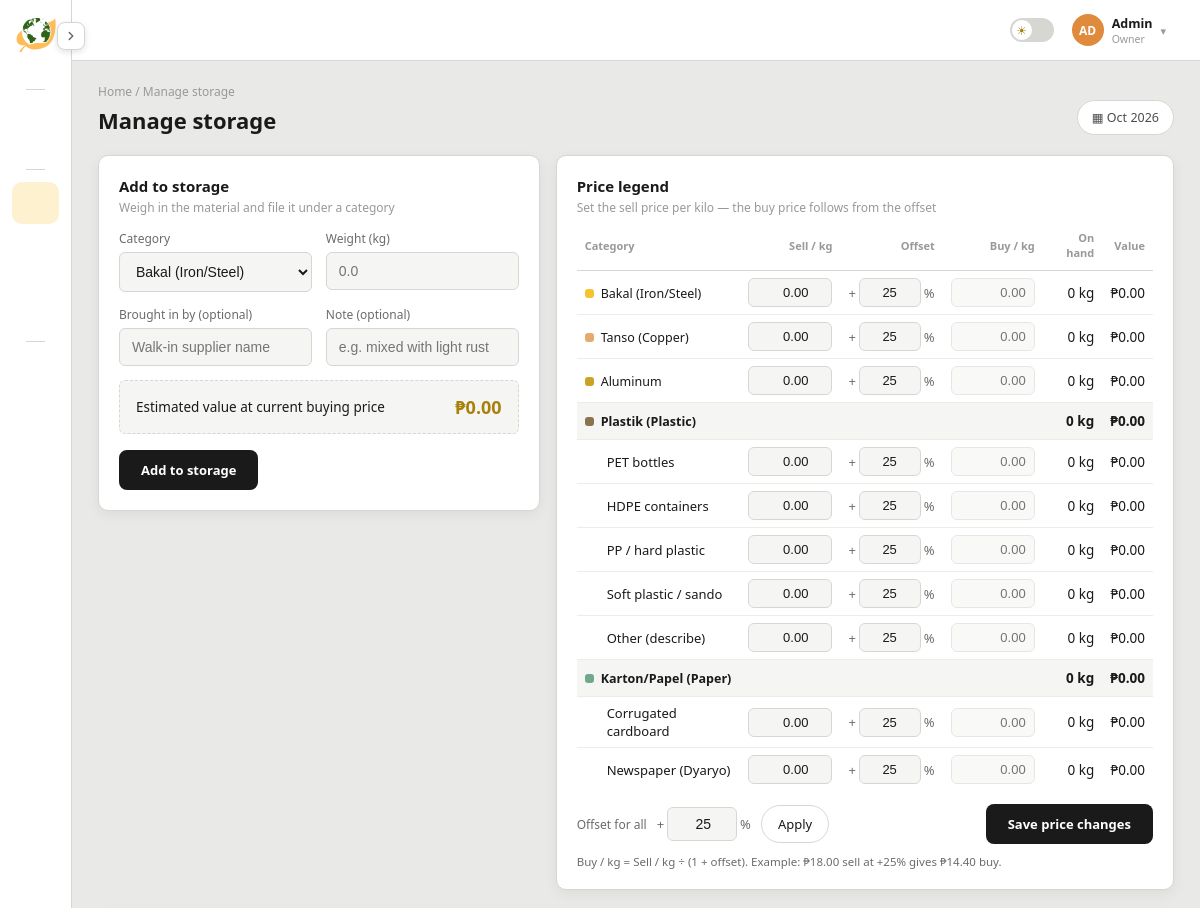
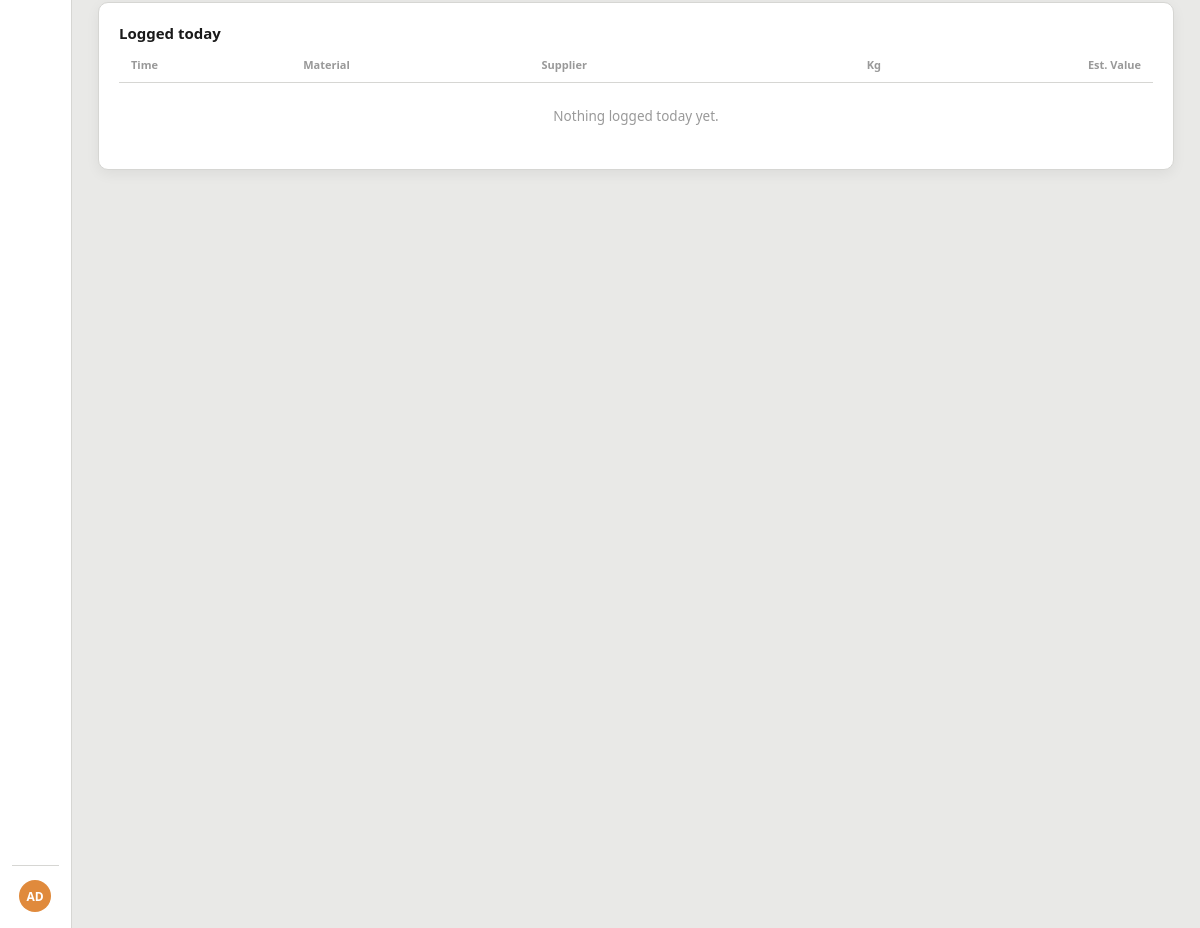
/manage.php (signed in), run on the app's committed database (2 pictures, top to bottom).
### tables this page shows
CREATE TABLE items (
  id INT AUTO_INCREMENT PRIMARY KEY,
  category_id INT NOT NULL,
  name VARCHAR(60) NOT NULL,
  sell_price DECIMAL(10,2) NOT NULL DEFAULT 0,
  markup_pct DECIMAL(5,2) NOT NULL DEFAULT 25,
  buy_price DECIMAL(10,2) NOT NULL DEFAULT 0,
  is_other TINYINT(1) NOT NULL DEFAULT 0,
  sort_order INT NOT NULL DEFAULT 0,
  UNIQUE KEY uq_item (category_id, name),
  FOREIGN KEY (category_id) REFERENCES categories(id)
);

CREATE TABLE categories (
  id INT AUTO_INCREMENT PRIMARY KEY,
  code VARCHAR(20) NOT NULL UNIQUE,
  label VARCHAR(60) NOT NULL,
  short_name VARCHAR(30) NOT NULL,
  color CHAR(7) NOT NULL,
  capacity_kg DECIMAL(10,2) NOT NULL DEFAULT 500,
  sort_order INT NOT NULL DEFAULT 0
);

### includes/auth.php (called while the page is built, shortened)
<?php
$STAFF_PAGES = ['dashboard', 'manage', 'sale', 'storage'];
$CUSTOMER_PAGES = ['prices'];
function e($s){
    return htmlspecialchars((string)$s, ENT_QUOTES, 'UTF-8');
}
function current_user(){
    return $_SESSION['user'] ?? null;
}
function home_for($role){
    return $role === 'customer' ? 'prices.php' : 'dashboard.php';
}
function can_access($role, $page){
    global $STAFF_PAGES, $CUSTOMER_PAGES;
    if($role === 'admin') return true;
    return in_array($page, $role === 'customer' ? $CUSTOMER_PAGES : $STAFF_PAGES, true);
}

### includes/data.php (called while the page is built, shortened)
<?php
function load_categories($pdo){
    $cats = $pdo->query('SELECT id, code, label, short_name, color, capacity_kg FROM categories ORDER BY sort_order')->fetchAll();
    $rows = $pdo->query("SELECT i.id, i.category_id, i.name, i.is_other, i.sell_price, i.markup_pct, i.buy_price,
            (SELECT COALESCE(SUM(kg), 0) FROM stock_entries WHERE item_id = i.id)
          - (SELECT COALESCE(SUM(kg), 0) FROM sales WHERE item_id = i.id)
          - (SELECT COALESCE(SUM(kg), 0) FROM removals WHERE item_id = i.id) AS stock
        FROM items i ORDER BY i.sort_order, i.id")->fetchAll();
    $by = [];
    foreach($rows as $r){
        $by[$r['category_id']][] = [
            'id' => (int)$r['id'], 'name' => $r['name'], 'other' => (int)$r['is_other'],
            'sell' => (float)$r['sell_price'], 'buy' => (float)$r['buy_price'], 'markup' => (float)$r['markup_pct'],
            'stock' => max(round((float)$r['stock'], 2), 0),
        ];
    }
    return array_map(function($c) use ($by){
        $list = array_map(function($i) use ($c){
            $i['cat'] = $c['code'];
            return $i;
        }, $by[$c['id']] ?? []);
        $stock = array_sum(array_column($list, 'stock'));
        $value = array_sum(array_map(function($i){ return $i['stock'] * $i['buy']; }, $list));
        $proj = array_sum(array_map(function($i){ return $i['stock'] * $i['sell']; }, $list));
        $cap = (float)$c['capacity_kg'] > 0 ? min(100, round($stock / (float)$c['capacity_kg'] * 100)) : 0;
        return [
            'code' => $c['code'], 'label' => $c['label'], 'short_name' => $c['short_name'], 'color' => $c['color'],
            'stock' => round($stock, 2), 'cap' => $cap, 'value' => round($value, 2), 'proj' => round($proj, 2), 'items' => $list,
        ];
    }, $cats);
}

### manage.php (the view, shortened to what this page needs)
<?php
require_once __DIR__ . '/includes/auth.php';
$page = 'manage';
include __DIR__ . '/includes/header.php';
require_once __DIR__ . '/includes/data.php';
$cats = load_categories($pdo);
$admin = $role === 'admin';
$rows = $pdo->query("SELECT e.kg, e.source, e.detail, e.created_at, c.short_name, c.color, i.name AS item, i.buy_price
    FROM stock_entries e JOIN categories c ON c.id = e.category_id JOIN items i ON i.id = e.item_id
    WHERE DATE(e.created_at) = CURDATE() ORDER BY e.created_at DESC, e.id DESC LIMIT 20")->fetchAll();
?>
<section class="panel active" id="panel-manage">
  <div class="split">
    <div class="card">
      <div class="cardHead"><div><h2>Add to storage</h2><div class="cardDesc">Weigh in the material and file it under a category</div></div></div>
      <form method="post" action="actions/manage_save.php">
        <div class="formGrid">
          <div><label for="mgCat">Category</label><select id="mgCat"></select></div>
          <div><label for="mgKg">Weight (kg)</label><input type="number" id="mgKg" name="kg" step="0.01" min="0.01" placeholder="0.0" required></div>
          <div><label for="mgSource">Brought in by (optional)</label><input type="text" id="mgSource" name="source" maxlength="100" placeholder="Walk-in supplier name"></div>
          <div><label for="mgNote">Note (optional)</label><input type="text" id="mgNote" name="note" maxlength="255" placeholder="e.g. mixed with light rust"></div>
        </div>
        <div class="previewBox"><span>Estimated value at current buying price</span><span class="amt" id="mgPreview">₱0.00</span></div>
        <button class="btnCta" type="submit" style="border-radius:8px;padding:11px 22px;">Add to storage</button>
      </form>
    </div>
    <div class="card">
      <div class="cardHead"><div><h2>Price legend</h2><div class="cardDesc"><?= $admin ? 'Set the sell price per kilo — the buy price follows from the offset' : 'Current buying and selling price per kilo' ?></div></div></div>
<?php if($admin): ?>
      <form method="post" action="actions/price_save.php" id="lgForm">
<?php endif; ?>
        <div class="tableWrap scrollBox lgScroll"><table class="lgTable">
          <thead><tr><th>Category</th><th class="num">Sell / kg</th><?php if($admin): ?><th class="num">Offset</th><?php endif; ?><th class="num">Buy / kg</th><th class="num">On hand</th><?php if($admin): ?><th class="num">Value</th><?php endif; ?></tr></thead>
          <tbody>
<?php foreach($cats as $c): $multi = count($c['items']) > 1; ?>
<?php if($multi): ?>
            <tr class="lgGroup" data-g="<?= e($c['code']) ?>">
              <td><span class="catChip"><i style="background:<?= e($c['color']) ?>"></i><?= e($c['label']) ?></span></td>
              <td colspan="<?= $admin ? 3 : 2 ?>"></td>
              <td class="num"><?= $c['stock'] ?> kg</td>
<?php if($admin): ?>
              <td class="num">₱<span class="gVal"><?= number_format($c['value'], 2) ?></span></td>
<?php endif; ?>
            </tr>
<?php endif; ?>
<?php foreach($c['items'] as $i): ?>
            <tr class="lgRow<?= $multi ? ' lgSub' : '' ?>" data-g="<?= e($c['code']) ?>" data-stock="<?= $i['stock'] ?>">
              <td><?php if($multi): ?><?= e($i['other'] ? 'Other (describe)' : $i['name']) ?><?php else: ?><span class="catChip"><i style="background:<?= e($c['color']) ?>"></i><?= e($c['label']) ?></span><?php endif; ?></td>
<?php if($admin): ?>
              <td class="num"><input type="number" class="lgIn sellIn" name="sell[<?= $i['id'] ?>]" value="<?= number_format($i['sell'], 2, '.', '') ?>" step="0.01" min="0" max="1000000" required></td>
              <td class="num"><span class="offWrap" title="Sell price is this much above the buy price">+<input type="number" class="lgIn offIn" name="offset[<?= $i['id'] ?>]" value="<?= $i['markup'] + 0 ?>" step="0.01" min="0" max="300" required>%</span></td>
              <td class="num"><input type="text" class="lgIn buyOut" value="<?= number_format($i['buy'], 2, '.', '') ?>" disabled></td>
              <td class="num"><?= $i['stock'] ?> kg</td>
              <td class="num">₱<span class="vOut"><?= number_format($i['stock'] * $i['buy'], 2) ?></span></td>
<?php else: ?>
              <td class="num">₱<?= number_format($i['sell'], 2) ?></td>
              <td class="num">₱<?= number_format($i['buy'], 2) ?></td>
              <td class="num"><?= $i['stock'] ?> kg</td>
<?php endif; ?>
            </tr>
<?php endforeach; endforeach; ?>
          </tbody>
        </table></div>
<?php if($admin): ?>
        <div class="lgTools">
          <label for="lgAll">Offset for all</label>
          <span class="offWrap">+<input type="number" id="lgAll" class="lgAllIn" value="25" step="0.01" min="0" max="300">%</span>
          <button type="button" class="btnOutline" id="lgApply">Apply</button>
          <button class="btnCta" type="submit" style="border-radius:8px;padding:11px 22px;margin-left:auto;">Save price changes</button>
        </div>
        <p class="lgNote">Buy / kg = Sell / kg ÷ (1 + offset). Example: ₱18.00 sell at +25% gives ₱14.40 buy.</p>
      </form>
<?php endif; ?>
    </div>
  </div>
  <div class="card">
    <div class="cardHead"><h2>Logged today</h2></div>
    <div class="tableWrap scrollBox"><table>
      <thead><tr><th>Time</th><th>Material</th><th>Supplier</th><th class="num">Kg</th><th class="num">Est. Value</th></tr></thead>
      <tbody>
<?php if(!$rows): ?>
        <tr><td colspan="5" style="text-align:center;color:#999;padding:24px 0;">Nothing logged today yet.</td></tr>
<?php endif; foreach($rows as $r): ?>
        <tr><td><?= date('g:i A', strtotime($r['created_at'])) ?></td><td><?= mat_cell($r['color'], $r['short_name'], $r['item'], $r['detail']) ?></td><td><?= e($r['source'] ?: '—') ?></td><td class="num"><?= number_format($r['kg'], 1) ?></td><td class="num">₱<?= number_format($r['kg'] * $r['buy_price'], 2) ?></td></tr>
<?php endforeach; ?>
      </tbody>
    </table></div>
  </div>
</section>
<?php
include __DIR__ . '/includes/footer.php';

### includes/header.php (shortened to what this page needs)
<?php
$user = current_user();
$role = $user['role'];
$titles = [
    'dashboard' => 'Dashboard', 'manage' => 'Manage storage', 'remove' => 'Storage removal', 'sale' => 'Record sale',
    'storage' => 'Current storage', 'analytics' => 'Analytics', 'earnings' => 'Earnings', 'prices' => 'Price board',
];
$icons = [
    'dashboard' => '<rect x="3" y="3" width="7" height="7" rx="1.5"/><rect x="14" y="3" width="7" height="7" rx="1.5"/><rect x="3" y="14" width="7" height="7" rx="1.5"/><rect x="14" y="14" width="7" height="7" rx="1.5"/>',
    'manage' => '<path d="M3 13l2.5-8h13L21 13"/><path d="M3 13v6a1 1 0 001 1h16a1 1 0 001-1v-6"/><path d="M3 13h5l1.2 2.5h5.6L16 13h5"/>',
    'remove' => '<path d="M4 7h16"/><path d="M9 7V4h6v3"/><path d="M6 7l1 13h10l1-13"/><path d="M10 11v6M14 11v6"/>',
    'sale' => '<path d="M5 3h14v18l-3-2-2 2-2-2-2 2-2-2-3 2z"/><path d="M9 8h6M9 12h6"/>',
    'storage' => '<path d="M12 3l9 5-9 5-9-5z"/><path d="M3 12.5l9 5 9-5"/><path d="M3 17l9 5 9-5"/>',
    'analytics' => '<path d="M4 20V11M12 20V5M20 20v-7"/><path d="M2 20h20"/>',
    'earnings' => '<circle cx="12" cy="12" r="9"/><path d="M9.5 17V7.5H13a2.6 2.6 0 010 5.2H9.5"/><path d="M8 10.5h6.5"/>',
    'prices' => '<path d="M3 12V4h8l10 10-8 8z"/><circle cx="7.5" cy="8.5" r="1.4"/>',
];
$nav = [
    'OVERVIEW' => ['dashboard'],
    'OPERATIONS' => ['manage', 'remove', 'sale'],
    'INSIGHTS' => ['storage', 'analytics', 'earnings'],
    'MARKET' => ['prices'],
];
?>
<!DOCTYPE html>
<html lang="en">
<head>
<link rel="stylesheet" href="assets/css/style.css">
</head>
<body data-role="<?= e($role) ?>" data-page="<?= e($page) ?>" data-user="<?= e($user['name']) ?>">
<div id="screenApp">
  <aside class="navPanel" id="navPanel">
    <button type="button" class="navToggle" id="burgerBtn" aria-label="Expand or collapse menu" aria-expanded="false">
      <svg width="14" height="14" viewBox="0 0 24 24" fill="none" stroke="currentColor" stroke-width="2.6" stroke-linecap="round" stroke-linejoin="round" aria-hidden="true"><path d="M9 6l6 6-6 6"/></svg>
    </button>
    <div class="navScroll">
      <a class="navLogo" href="<?= home_for($role) ?>" title="ScrapLog"><img class="navLogoImg" src="assets/images/SCRAPLOG_nobg.png" alt=""><span class="logoWord lbl">ScrapLog</span></a>
<?php foreach($nav as $group => $pages):
    $visible = array_filter($pages, function($p) use ($role){ return can_access($role, $p) && ($p !== 'prices' || $role === 'customer'); });
    if(!$visible) continue; ?>
      <div class="navGroupLabel"><span class="lbl"><?= $group ?></span></div>
<?php foreach($visible as $p): ?>
      <a class="navLink<?= $p === $page ? ' active' : '' ?>" href="<?= $p ?>.php" title="<?= $titles[$p] ?>"><span class="ico"><svg viewBox="0 0 24 24" fill="none" stroke="currentColor" stroke-width="1.8" stroke-linecap="round" stroke-linejoin="round" aria-hidden="true"><?= $icons[$p] ?></svg></span><span class="lbl"><?= $titles[$p] ?></span></a>
<?php endforeach; endforeach; ?>
      <div class="navFoot">
        <div class="avatar"><?= e($user['initials']) ?></div>
      </div>
    </div>
  </aside>
  <div class="shell">
    <div class="topheader">
      <div class="headerRight">
        <label class="themeSwitch" title="Toggle dark mode">
          <span class="themeTrack"><span class="themeKnob"></span></span>
        </label>
        <div class="profileMenu" id="profileMenu">
          <button type="button" class="headerAvatar" id="profileBtn" aria-haspopup="true" aria-expanded="false">
            <span class="avatar"><?= e($user['initials']) ?></span>
            <span class="whoText"><span class="whoName"><?= e($user['name']) ?></span><span class="whoRole"><?= e($user['label']) ?></span></span>
            <span class="caret">&#9662;</span>
          </button>
        </div>
      </div>
    </div>
    <main class="main">
      <div class="topbar">
        <div>
          <div class="crumb">Home / <span id="crumb"><?= $titles[$page] ?></span></div>
          <h1 class="pageTitle" id="pageTitle"><?= $titles[$page] ?></h1>
        </div>
        <div class="topbarActions">
          <span class="pill">&#9638; <?= date('M Y') ?></span>
        </div>
      </div>

### includes/footer.php (shortened to what this page needs)
    </main>
  </div>
</div>
<?php require_once __DIR__ . '/data.php'; ?>
</body>
</html>

### data on the page
items: category.label "Bakal (Iron/Steel)", is_other "0.00", markup "25", stock "0", buy "0.00"
items: category.label "Tanso (Copper)", is_other "0.00", markup "25", stock "0", buy "0.00"
items: label "Aluminum", is_other "0.00", markup "25", stock "0", buy "0.00"
categories: label "Plastik (Plastic)", stock "0", value "0.00", name "Other (describe)", sell "0.00", markup "25", buy "0.00"
items: name "PET bottles", is_other "0.00", markup "25", stock "0", buy "0.00"
items: name "HDPE containers", is_other "0.00", markup "25", stock "0", buy "0.00"
items: name "PP / hard plastic", is_other "0.00", markup "25", stock "0", buy "0.00"
items: name "Soft plastic / sando", is_other "0.00", markup "25", stock "0", buy "0.00"
categories: label "Karton/Papel (Paper)", stock "0", value "0.00"
items: name "Corrugated cardboard", is_other "0.00", markup "25", stock "0", buy "0.00"
items: name "Newspaper (Dyaryo)", is_other "0.00", markup "25", stock "0", buy "0.00"

### other printed values
$user['initials'] "AD"
$user['name'] "Admin"
$user['label'] "Owner"
$titles[$page] "Manage storage"
